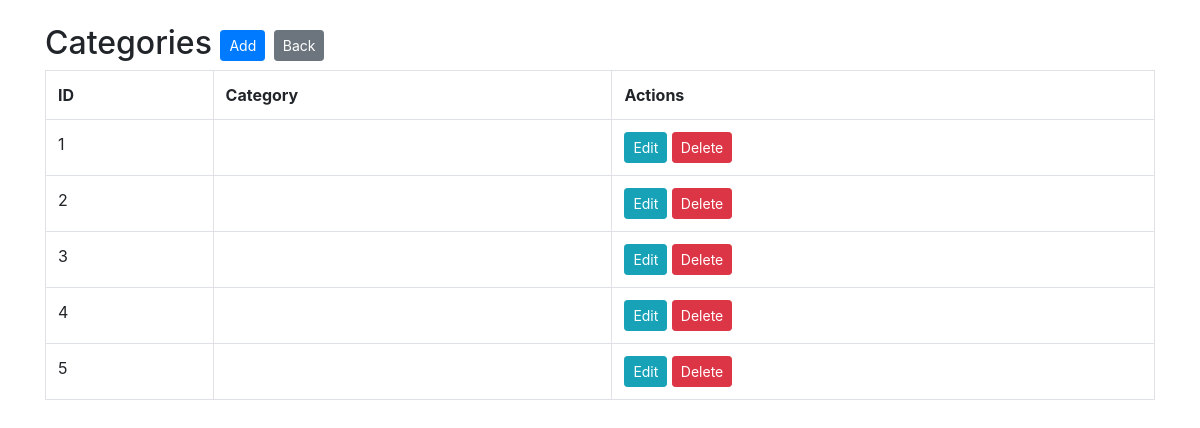
The page /e-comm/categories/index.php on the database its author committed.
### tables this page shows
CREATE TABLE `categories` (
  `id` int(11) NOT NULL,
  `name` varchar(100) DEFAULT NULL
);

### e-comm/categories/index.php (the view)
<?php
include("../database/connection.php");
$res = mysqli_query($conn, "SELECT * FROM categories");
?>
<!doctype html><html><head><title>Categories</title>
<link rel="stylesheet" href="https://cdnjs.cloudflare.com/ajax/libs/twitter-bootstrap/4.6.0/css/bootstrap.min.css">
</head><body><div class="container mt-4">
<h2>Categories <a class="btn btn-sm btn-primary" href="create.php">Add</a> <a class="btn btn-sm btn-secondary" href="../index.php">Back</a></h2>
<table class="table table-bordered">
<tr><th>ID</th><th>Category</th><th>Actions</th></tr>
<?php while($row = mysqli_fetch_assoc($res)): ?>
<tr>
<td><?= $row['id'] ?></td>
<td><?= htmlspecialchars($row['category_name']) ?></td>
<td>
  <a class="btn btn-sm btn-info" href="edit.php?id=<?= $row['id'] ?>">Edit</a>
  <a class="btn btn-sm btn-danger" href="delete.php?id=<?= $row['id'] ?>" onclick="return confirm('Delete?')">Delete</a>
</td>
</tr>
<?php endwhile; ?>
</table></div></body></html>

### rows shown on the page
categories: id "1"
categories: id "2"
categories: id "3"
categories: id "4"
categories: id "5"
